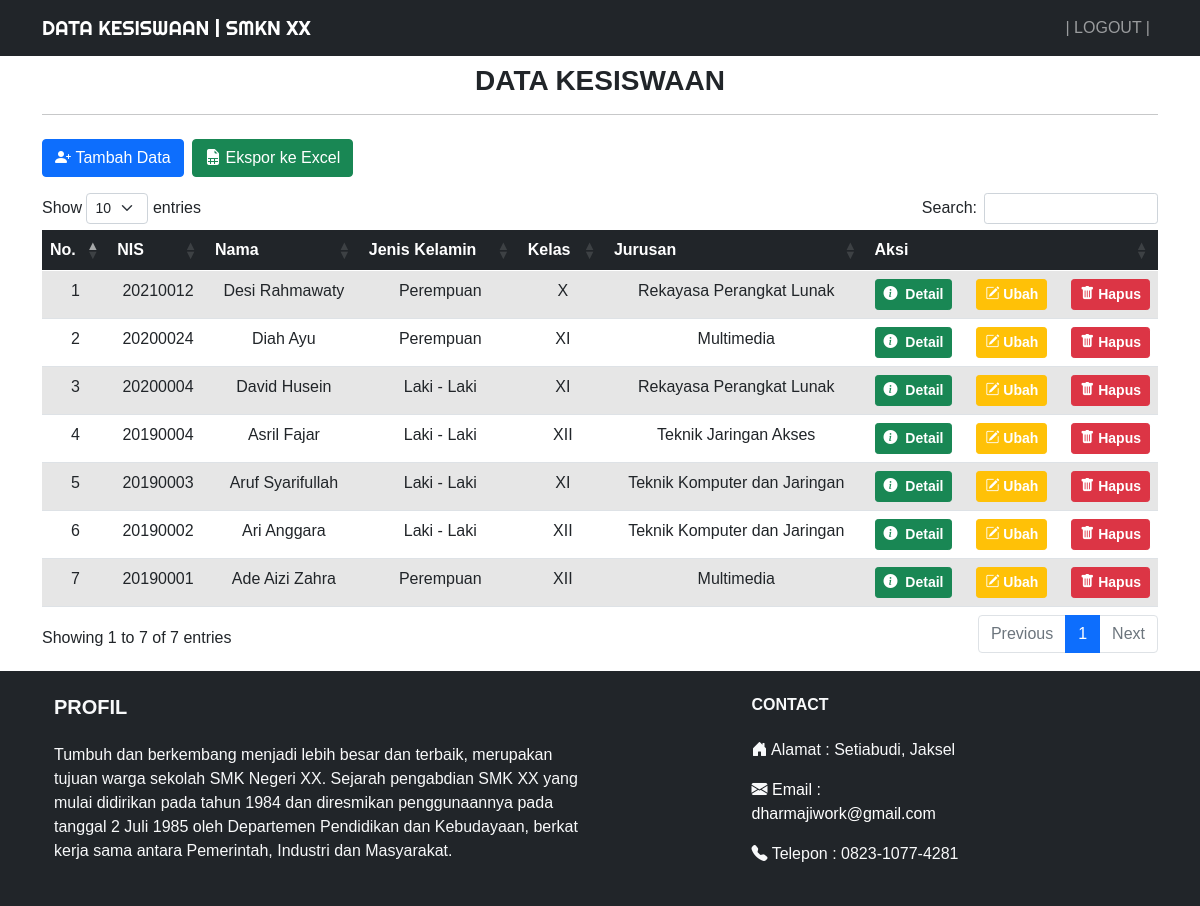
/index.php (signed in), run on the app's committed database.
### tables this page shows
CREATE TABLE `siswa` (
  `nis` varchar(50) NOT NULL,
  `nama` varchar(255) NOT NULL,
  `tmpt_Lahir` varchar(50) NOT NULL,
  `tgl_Lahir` date NOT NULL,
  `jekel` enum('Laki - Laki','Perempuan') NOT NULL,
  `kelas` enum('X','XI','XII') NOT NULL,
  `jurusan` enum('Teknik Jaringan Akses','Teknik Komputer dan Jaringan','Multimedia','Rekayasa Perangkat Lunak') NOT NULL,
  `email` varchar(255) NOT NULL,
  `gambar` varchar(255) NOT NULL
);

### function.php (called while the page is built, shortened)
<?php
$koneksi = mysqli_connect("localhost", "root", "", "db_kesiswaan");
function query($query)
{
    global $koneksi;
    $result = mysqli_query($koneksi, $query);
    $rows = [];
    while ($row = mysqli_fetch_assoc($result)) {
        $rows[] = $row;
    }
    return $rows;
}

### index.php (the view, shortened to what this page needs)
<?php
require 'function.php';
$siswa = query("SELECT * FROM siswa ORDER BY nis DESC");
?>
<!DOCTYPE html>
<html lang="en">
<head>
    <link href="https://cdn.jsdelivr.net/npm/bootstrap@5.0.0-beta2/dist/css/bootstrap.min.css" rel="stylesheet">
    <link rel="stylesheet" href="https://cdn.jsdelivr.net/npm/bootstrap-icons@1.4.0/font/bootstrap-icons.css">
    <link rel="stylesheet" href="https://cdn.datatables.net/1.10.23/css/dataTables.bootstrap5.min.css">
    <link rel="stylesheet" href="https://cdn.jsdelivr.net/npm/bootstrap@5.0.0-beta1/dist/css/bootstrap.min.css">
    <link rel="stylesheet" href="css/style.css">
</head>
<body>
    <nav class="navbar navbar-expand-lg navbar-dark bg-dark text-uppercase ">
        <div class="container">
            <a class="navbar-brand" href="index.php">DATA KESISWAAN | SMKN XX</a>
            <div class="collapse navbar-collapse" id="navbarNav">
                <ul class="navbar-nav ms-auto">
                    <li class="nav-item">
                        <a class="nav-link" href="logout.php">| Logout |</a>
                </ul>
            </div>
        </div>
    </nav>
    <div class="container">
        <div class="row my-2">
            <div class="col-md">
                <h3 class="text-center fw-bold text-uppercase">Data Kesiswaan</h3>
                <hr>
            </div>
        </div>
        <div class="row my-2">
            <div class="col-md">
                <a href="addData.php" class="btn btn-primary"><i class="bi bi-person-plus-fill"></i>&nbsp;Tambah Data</a>
                <a href="export.php" target="_blank" class="btn btn-success ms-1"><i class="bi bi-file-earmark-spreadsheet-fill"></i>&nbsp;Ekspor ke Excel</a>
            </div>
        </div>
        <div class="row my-3">
            <div class="col-md">
            <div class="outer-wrapper">
                <div class="table-wrapper">
                <table id="data" class="table table-striped table-responsive table-hover text-center" style="width:100%">
                    <thead class="table-dark">
                        <tr>
                            <th>No.</th>
                            <th>NIS</th>
                            <th>Nama</th>
                            <th>Jenis Kelamin</th>
                            <th>Kelas</th>
                            <th>Jurusan</th>
                            <th>Aksi</th>
                        </tr>
                    </thead>
                    <tbody>
                        <?php $no = 1; ?>
                        <?php foreach ($siswa as $row) : ?>
                            <tr>
                                <td><?= $no++; ?></td>
                                <td><?= $row['nis']; ?></td>
                                <td><?= $row['nama']; ?></td>
                                <td><?= $row['jekel']; ?></td>
                                <td><?= $row['kelas']; ?></td>
                                <td><?= $row['jurusan']; ?></td>
                                <td class="action d-flex justify-content-between align-items-stretch">
                                    <button class="btn btn-success btn-sm text-white text-center detail " data-id="<?= $row['nis']; ?>" style="font-weight: 600;"><i class="bi bi-info-circle-fill"></i>&nbsp;
                                    <span class="d-none d-sm-inline">Detail</span></button>
                                    <a href="ubah.php?nis=<?= $row['nis']; ?>" class="btn btn-warning btn-sm text-white edit-btn" style="font-weight: 600;"><i class="bi bi-pencil-square"></i>&nbsp;<span class="d-none d-sm-inline">Ubah</span></a>
                                    <a href="hapus.php?nis=<?= $row['nis']; ?>" class="btn btn-danger btn-sm delete-btn" style="font-weight: 600;" onclick="return confirm('Apakah anda yakin ingin menghapus data <?= $row['nama']; ?> ?');"><i class="bi bi-trash-fill"></i>&nbsp;<span class="d-none d-sm-inline">Hapus</span></a>
                                </td>
                            </tr>
                        <?php endforeach; ?>
                    </tbody>
                </table>
                        </div>
                </div>
            </div>
        </div>
    </div>
    <footer class="bg-dark text-center text-sm-start text-light">
  <div class="container p-4">
    <div class="row">
      <div class="col-lg-6 col-md-12 mb-4 mb-md-0">
        <h5 class="text-uppercase fw-bold mb-4">Profil</h5>
        <p class="text-sm">
        Tumbuh dan berkembang menjadi lebih besar dan terbaik, merupakan tujuan warga sekolah SMK Negeri XX.
        Sejarah pengabdian SMK XX yang mulai didirikan pada tahun 1984 dan diresmikan penggunaannya pada tanggal
        2 Juli 1985 oleh Departemen Pendidikan dan Kebudayaan, berkat kerja sama antara Pemerintah, Industri dan
        Masyarakat.
        </p>
      </div>
      <div class="col-md-12 col-lg-3 col-xl-3 mx-auto mb-md-0 mb-4">
          <h6 class="text-uppercase fw-bold mb-4">Contact
          </h6>
          <p><i class="bi bi-house-door-fill"></i> <a href="#" target="_blank" style="text-decoration: none;" class="text-light">Alamat : Setiabudi, Jaksel</a></p>
          <p>
          <i class="bi bi-envelope-fill"></i><a href="mailto:dharmajiwork@gmail.com" class="text-decoration-none text-white"> Email : dharmajiwork@gmail.com </a>
          </p>
          <p><i class="bi bi-telephone-fill"></i> Telepon : 0823-1077-4281</p>
        </div>
    </div>
  </div>
</footer>
</body>
</html>

### css/style.css (style rules this page uses)
body { font-family: 'Gill Sans', 'Gill Sans MT', Calibri, 'Trebuchet MS', sans-serif; }
.navbar-brand { font-family: 'Righteous', cursive; }
table { min-width: max-content; }
.action { height: auto; }
.detail { margin-right: 8px; }
.edit-btn { margin-right: 8px; }

### data on the page
siswa: nis "20210012", nama "Desi Rahmawaty", jekel "Perempuan", kelas "X", jurusan "Rekayasa Perangkat Lunak"
siswa: nis "20200024", nama "Diah Ayu", jekel "Perempuan", kelas "XI", jurusan "Multimedia"
siswa: nis "20200004", nama "David Husein", jekel "Laki - Laki", kelas "XI", jurusan "Rekayasa Perangkat Lunak"
siswa: nis "20190004", nama "Asril Fajar", jekel "Laki - Laki", kelas "XII", jurusan "Teknik Jaringan Akses"
siswa: nis "20190003", nama "Aruf Syarifullah", jekel "Laki - Laki", kelas "XI", jurusan "Teknik Komputer dan Jaringan"
siswa: nis "20190002", nama "Ari Anggara", jekel "Laki - Laki", kelas "XII", jurusan "Teknik Komputer dan Jaringan"
siswa: nis "20190001", nama "Ade Aizi Zahra", jekel "Perempuan", kelas "XII", jurusan "Multimedia"
